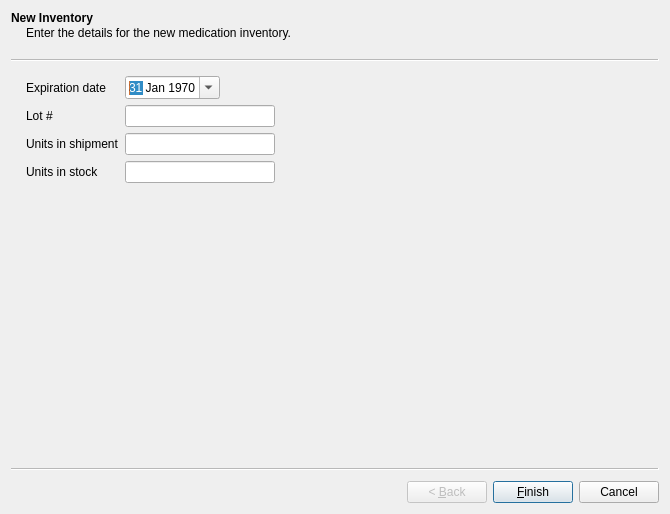
<?xml version="1.0" encoding="UTF-8"?>
<ui version="4.0">
 <class>AlterShipmentWizard</class>
 <widget class="QWizard" name="AlterShipmentWizard">
  <property name="geometry">
   <rect>
    <x>0</x>
    <y>0</y>
    <width>670</width>
    <height>514</height>
   </rect>
  </property>
  <property name="windowTitle">
   <string>Wizard</string>
  </property>
  <widget class="QWizardPage" name="page0">
   <property name="title">
    <string>New Inventory</string>
   </property>
   <property name="subTitle">
    <string>Enter the details for the new medication inventory.</string>
   </property>
   <layout class="QFormLayout" name="formLayout">
    <item row="0" column="0">
     <widget class="QLabel" name="expireLabel">
      <property name="text">
       <string>Expiration date</string>
      </property>
     </widget>
    </item>
    <item row="1" column="0">
     <widget class="QLabel" name="lotLabel">
      <property name="text">
       <string>Lot #</string>
      </property>
     </widget>
    </item>
    <item row="2" column="0">
     <widget class="QLabel" name="unitsLabel">
      <property name="text">
       <string>Units in shipment</string>
      </property>
     </widget>
    </item>
    <item row="0" column="1">
     <layout class="QHBoxLayout" name="horizontalLayout">
      <item>
       <widget class="QDateEdit" name="expireField">
        <property name="dateTime">
         <datetime>
          <hour>0</hour>
          <minute>0</minute>
          <second>0</second>
          <year>1970</year>
          <month>1</month>
          <day>31</day>
         </datetime>
        </property>
        <property name="calendarPopup">
         <bool>true</bool>
        </property>
       </widget>
      </item>
      <item>
       <spacer name="horizontalSpacer">
        <property name="orientation">
         <enum>Qt::Horizontal</enum>
        </property>
        <property name="sizeHint" stdset="0">
         <size>
          <width>40</width>
          <height>20</height>
         </size>
        </property>
       </spacer>
      </item>
     </layout>
    </item>
    <item row="1" column="1">
     <layout class="QHBoxLayout" name="horizontalLayout_2">
      <item>
       <widget class="QLineEdit" name="lotField">
        <property name="minimumSize">
         <size>
          <width>150</width>
          <height>0</height>
         </size>
        </property>
        <property name="maximumSize">
         <size>
          <width>150</width>
          <height>16777215</height>
         </size>
        </property>
       </widget>
      </item>
      <item>
       <spacer name="horizontalSpacer_2">
        <property name="orientation">
         <enum>Qt::Horizontal</enum>
        </property>
        <property name="sizeHint" stdset="0">
         <size>
          <width>40</width>
          <height>20</height>
         </size>
        </property>
       </spacer>
      </item>
     </layout>
    </item>
    <item row="2" column="1">
     <layout class="QHBoxLayout" name="horizontalLayout_3">
      <item>
       <widget class="QLineEdit" name="unitsField">
        <property name="minimumSize">
         <size>
          <width>150</width>
          <height>0</height>
         </size>
        </property>
        <property name="maximumSize">
         <size>
          <width>150</width>
          <height>16777215</height>
         </size>
        </property>
       </widget>
      </item>
      <item>
       <spacer name="horizontalSpacer_3">
        <property name="orientation">
         <enum>Qt::Horizontal</enum>
        </property>
        <property name="sizeHint" stdset="0">
         <size>
          <width>40</width>
          <height>20</height>
         </size>
        </property>
       </spacer>
      </item>
     </layout>
    </item>
    <item row="3" column="0">
     <widget class="QLabel" name="stockLabel">
      <property name="text">
       <string>Units in stock</string>
      </property>
     </widget>
    </item>
    <item row="3" column="1">
     <layout class="QHBoxLayout" name="horizontalLayout_4">
      <item>
       <widget class="QLineEdit" name="stockField">
        <property name="minimumSize">
         <size>
          <width>150</width>
          <height>0</height>
         </size>
        </property>
        <property name="maximumSize">
         <size>
          <width>150</width>
          <height>16777215</height>
         </size>
        </property>
       </widget>
      </item>
      <item>
       <spacer name="horizontalSpacer_4">
        <property name="orientation">
         <enum>Qt::Horizontal</enum>
        </property>
        <property name="sizeHint" stdset="0">
         <size>
          <width>40</width>
          <height>20</height>
         </size>
        </property>
       </spacer>
      </item>
     </layout>
    </item>
   </layout>
  </widget>
 </widget>
 <resources/>
 <connections/>
</ui>
